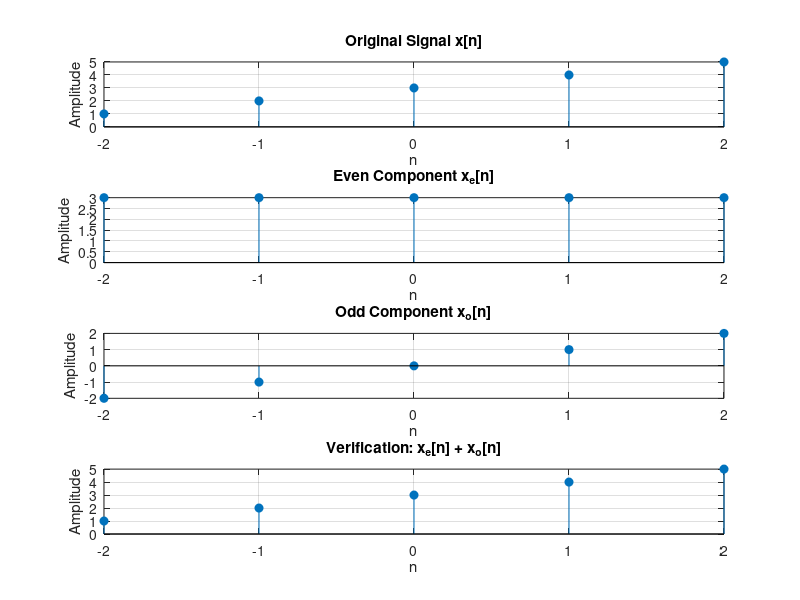

Write MATLAB code to recreate this figure.
clc;
clear;
close all;

% Define the signal
n = -2:2;
x = [1 2 3 4 5];

% Time reversal
x_reverse = fliplr(x);

% Even component
x_even = (x + x_reverse) / 2;

% Odd component
x_odd = (x - x_reverse) / 2;

% Reconstruct the original signal
x_verify = x_even + x_odd;

% Plot all signals
figure;

% Original signal
subplot(4,1,1);
stem(n, x, 'filled');
title('Original Signal x[n]');
xlabel('n');
ylabel('Amplitude');
grid on;

% Even component
subplot(4,1,2);
stem(n, x_even, 'filled');
title('Even Component x_e[n]');
xlabel('n');
ylabel('Amplitude');
grid on;

% Odd component
subplot(4,1,3);
stem(n, x_odd, 'filled');
title('Odd Component x_o[n]');
xlabel('n');
ylabel('Amplitude');
grid on;

% Verification
subplot(4,1,4);
stem(n, x_verify, 'filled');
title('Verification: x_e[n] + x_o[n]');
xlabel('n');
ylabel('Amplitude');
grid on;
